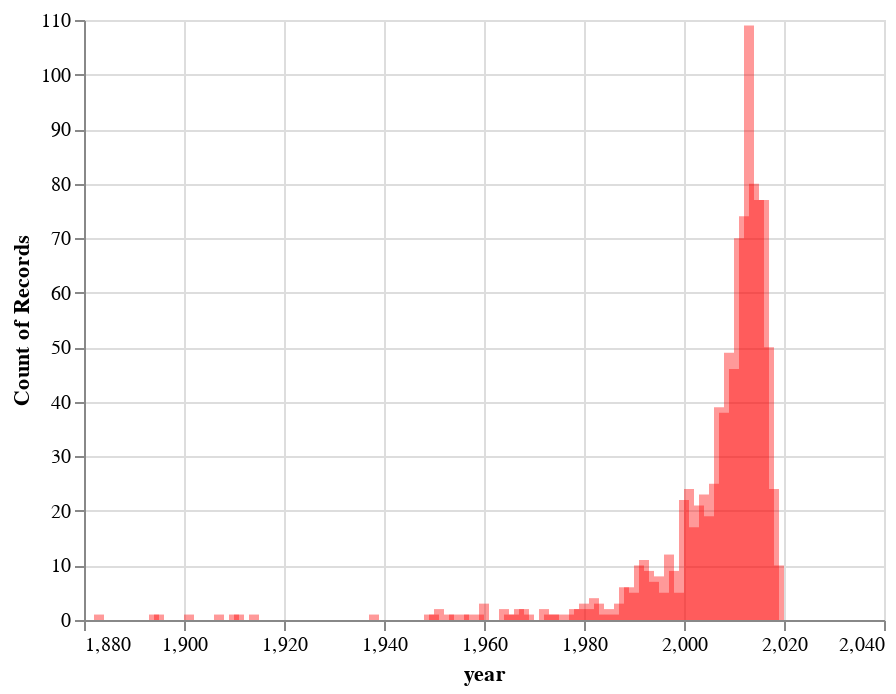

Source (notebook cell):
### Code cell
alt.Chart(citations_df[citations_df['source_theme'] == 'humanities']).mark_bar().encode(
    x='year',
    y='count(year)').configure_mark( opacity=0.4, color='red')

### Figure 1 — Vega-Lite specification as saved in the notebook (floating-point values rounded to 4 significant figures; data arrays with more than 128 entries replaced by an {"elided": "..."} marker saying what was removed)
{"config": {"view": {"continuousWidth": 400, "continuousHeight": 300}, "mark": {"color": "red", "opacity": 0.4}}, "data": {"name": "data-01df858c8b562092dd92d13d7562f1fe"}, "mark": "bar", "encoding": {"x": {"type": "quantitative", "field": "year"}, "y": {"type": "quantitative", "aggregate": "count", "field": "year"}}, "$schema": "https://vega.github.io/schema/vega-lite/v4.0.0.json", "datasets": {"data-01df858c8b562092dd92d13d7562f1fe": {"elided": "1046 records"}}}
